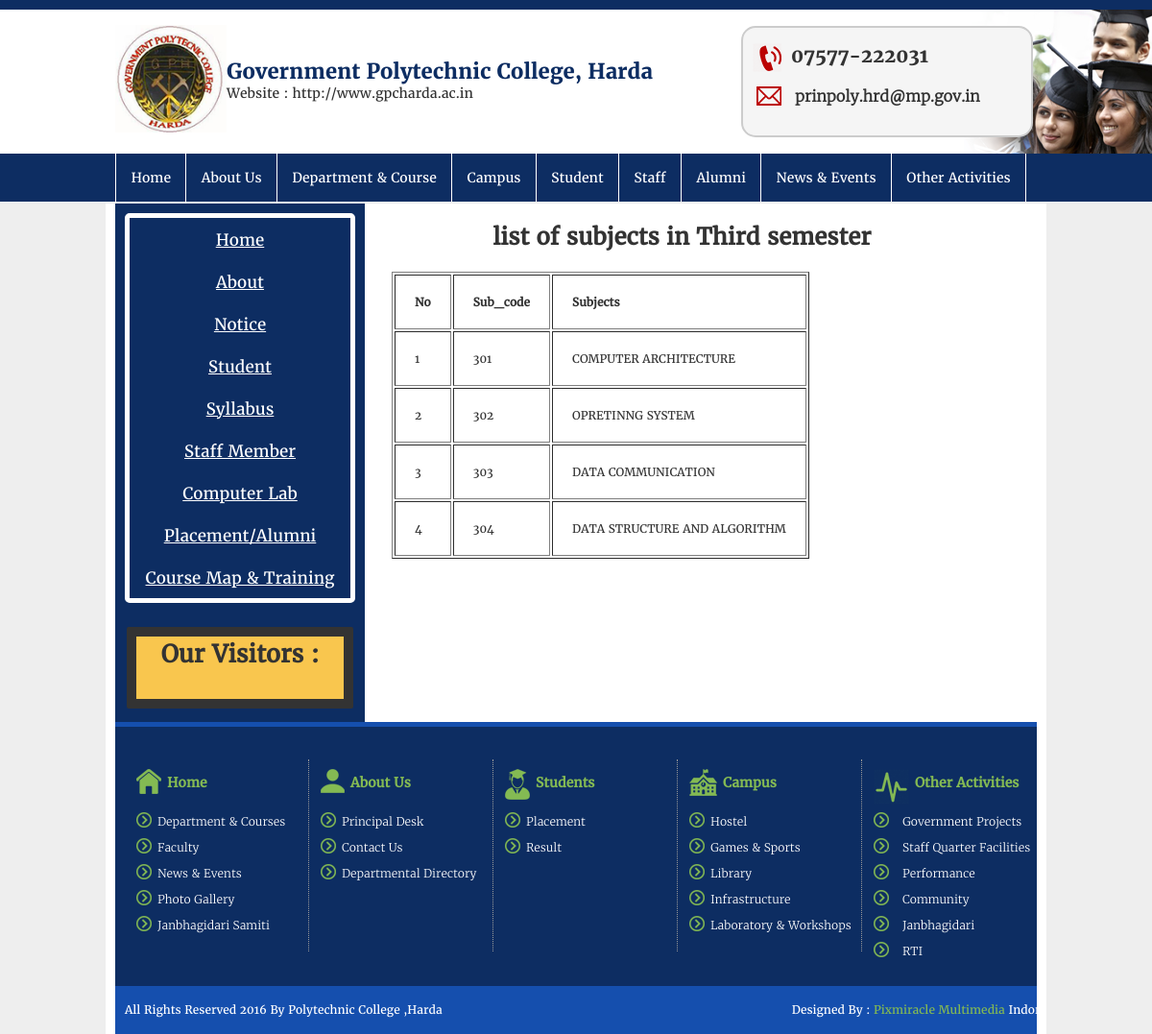
The app's page /third_sem_course.php with its own data.
### tables this page shows
CREATE TABLE `third_sem` (
  `Sub_code` int(10) NOT NULL,
  `Subjects` mediumtext NOT NULL
);

### third_sem_course.php (the view, shortened to what this page needs)
<?php
include_once("header.php");
include_once("content_left.php");
?>
<html>
    <head>
    </head>
    <body>
        <h1 class="cse">list of subjects in Third semester</h1>
<?php
include('connect.php');
$result = $mysqli->query("SELECT * FROM third_sem ORDER BY Sub_code ASC ");
if ($result)
{
	if ($result->num_rows > 0)
	{
	echo "<table border='1' cellpadding='20'>";
	echo "<tr><th>No</th><TH>Sub_code</th><th>Subjects</th></tr>";
        $i=0;
		while ($row = $result->fetch_object())
		{
                    $i++;
		echo "<tr>";
		echo "<td>" . $i . "</td>";
                echo "<td>" . $row->Sub_code . "</td>";
		echo "<td>" . $row->Subjects . "</td>";
		echo "</tr>";
		}
	echo "</table>";
	}
	else
	{
	echo "No results to display!";
	}
}
else
{
echo "Error: " . $mysqli->error;
}
?>
     </body>
</html>
<?php
include_once("footer.php");
?>

### fcs.css (style rules this page uses)
body, h1, h2, h3, h4, h5, h6,ul, li { margin: 0px; padding: 0px; box-sizing: border-box; }
body { border-top: 10px solid #0d2d62; color: #333333; font-family: regular; font-size: 12px; }

### third_sem_course.php (style rules this page uses)
.cse { padding:2% 4%; text-align: center; margin: 2px 1px; }
table { margin-left:30%; }

### records on screen
third_sem: Sub_code "301", Subjects "COMPUTER ARCHITECTURE"
third_sem: Sub_code "302", Subjects "OPRETINNG SYSTEM"
third_sem: Sub_code "303", Subjects "DATA COMMUNICATION"
third_sem: Sub_code "304", Subjects "DATA STRUCTURE AND ALGORITHM"
